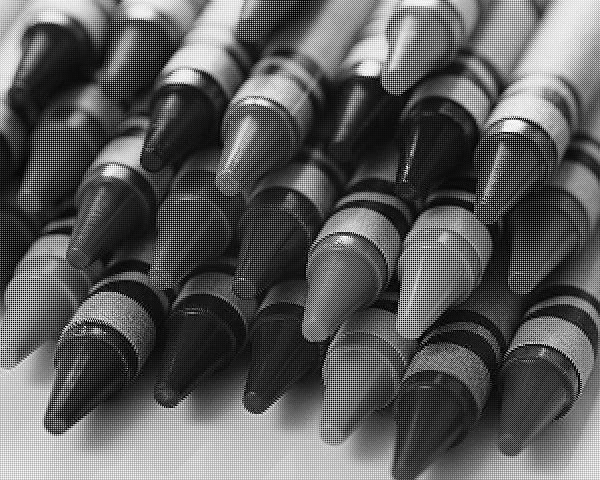
//> input picture L01/images/bayer_GBRG/GBRG.pgm, 600 x 480 px
$ ./simple -input=images/bayer_GBRG/GBRG.pgm   (built with g++ and OpenCV 4)
//> lines starting //> are read from the running program, lines starting //| are printed output that depends on the picture
//OpneCV
#include <opencv2/core/core.hpp>
#include <opencv2/highgui/highgui.hpp>
#include <opencv2/imgproc/imgproc.hpp>

//std:
#include <fstream>
#include <iostream>
#include <string>
#include <unistd.h>

struct ArgumentList {
  std::string image_name = "../images/bayer_GBRG/GBRG.pgm";		    //!< image file name "../images/Lenna.png" "../images/Lindsey.jpg"
  int wait_t=0;                     //!< waiting time
  int x=0;    //x for crop area
  int y=0;  //y for crop area
  int width=100;  //crop area width
  int height=100; //crop area height
  int padding=0;  //dimensione del padding
};

bool ParseInputs(ArgumentList& args, int argc, char **argv);

int main(int argc, char **argv)
{
  int frame_number = 0;
  char frame_name[256];
  bool exit_loop = false;
  int imreadflags = cv::IMREAD_COLOR;

  std::cout<<"Simple program."<<std::endl;

  //////////////////////
  //parse argument list:
  //////////////////////
  ArgumentList args;
  if(!ParseInputs(args, argc, argv)) {
    exit(0);
  }

  while(!exit_loop)
  {
    //generating file name
    //
    //multi frame case
    if(args.image_name.find('%') != std::string::npos)
      sprintf(frame_name,(const char*)(args.image_name.c_str()),frame_number);
    else //single frame case
      sprintf(frame_name,"%s",args.image_name.c_str());

    //opening file
    std::cout<<"Opening "<<frame_name<<std::endl;

    cv::Mat image = cv::imread(frame_name, imreadflags);
//> image is the input picture: 480 rows x 600 cols, CV_8UC3; min 0, max 255, mean 92.4
    if(image.empty())
    {
      std::cout<<"Unable to open "<<frame_name<<std::endl;
      return 1;
    }

    std::cout << "The image has " << image.channels() <<
      " channels, the size is " << image.rows << "x" << image.cols << " pixels " <<
      " the type is " << image.type() <<
      " the pixel size is " << image.elemSize() <<
      " and each channel is " << image.elemSize1() << (image.elemSize1()>1?" bytes":" byte") << std::endl;
//| The image has 3 channels, the size is 480x600 pixels  the type is 16 the pixel size is 3 and each channel is 1 byte

    //////////////////////
    //processing code here
    cv::Mat A(image, cv::Rect(100,100,200,200));
    //single channel access
    cv::Mat B(100, 100, CV_8UC3);
    for (int i=0; i<B.rows*B.cols; i+= B.elemSize()){
      B.data[i] = i;    //B
      B.data[i+B.elemSize1()] = i+1;  //G
      B.data[i+B.elemSize1()+B.elemSize1()] = i+2;  //R
    }
    //row-column-channel (1 byte) access
    cv::Mat M(100, 100, CV_8UC3);
    for(int v=0; v<M.rows; v++){
      for(int u=0; u<M.cols; u++){
        for(int k=0; k<M.channels(); k++){
          M.data[(u+v*M.cols)*M.channels()+k] = u;
        }
          }
    }
    cv::Mat D (3, 2, CV_8UC3, cv::Scalar(0,0,255));
    std::cout<<"D = "<<D<<std::endl;
    std::cout << "row =  " << D.rows << " col = " << D.cols << " ch = " << D.channels() << std::endl;
    cv::Vec3b px = D.at<cv::Vec3b>(0,0);  //prelevo il valore di un pixel
    std::cout << "B = " << static_cast<int>(px.val[0]) <<std::endl;
    std::cout << "G = " << static_cast<int>(px.val[1]) <<std::endl;
    std::cout << "R = " << static_cast<int>(px.val[2]) <<std::endl;
    /*
    cv::Mat C(ima1ge.rows, image.cols, CV_8UC3);
    cv::resize(image, C, cv::Size(), 0.5, 1);
    std::cout<< "Anoter image description: "<< std::endl;
    std::cout << "The image has " << C.channels() <<
      " channels, the size is " << C.rows << "x" << C.cols << " pixels " <<
      " the type is " << C.type() <<
      " the pixel size is " << C.elemSize() <<
      " and each channel is " << C.elemSize1() << (C.elemSize1()>1?" bytes":" byte") << std::endl;
    */
    std::vector<cv::Mat> channels;
    cv::split(D,channels);  //Divido i 3 canali di image
    //Stampo i pixel del ch R
    std::cout << "Channel R" <<std::endl;
    for(int x=0; x<D.rows; x++){
      for(int y=0; y<D.cols; y++){
        std::cout << static_cast<int>(channels[2].at<uchar>(x,y))<<" ";
      }
      std::cout<<std::endl;
    }
    //Stampo i pixel del ch G
    std::cout << "Channel G" <<std::endl;
    for(int x=0; x<D.rows; x++){
      for(int y=0; y<D.cols; y++){
        std::cout << static_cast<int>(channels[1].at<uchar>(x,y))<<" ";
      }
      std::cout<<std::endl;
    }
    //Stampo i pixel del ch B
    std::cout << "Channel B" <<std::endl;
    for(int x=0; x<D.rows; x++){
      for(int y=0; y<D.cols; y++){
        std::cout << static_cast<int>(channels[0].at<uchar>(x,y))<<" ";
      }
      std::cout<<std::endl;
    }
    /*Subsampled image w/2 h/2*/
    int w_n = image.cols/2;
//> w_n = 300
    int h_n = image.rows/2;
//> h_n = 240

    cv::Mat subsIm(h_n, w_n, CV_8UC3);

    for(int x=0; x<subsIm.rows; x++){
      for(int y=0; y<subsIm.cols; y++){
        subsIm.at<cv::Vec3b>(x,y) = image.at<cv::Vec3b>(x*2,y*2); //prendo 1 riga e 1 colonna ogni 2
      }
    }
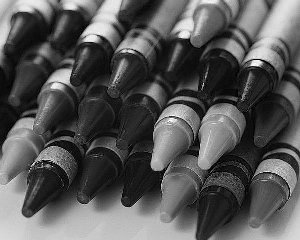
//> subsIm: 240 rows x 300 cols, CV_8UC3; min 0, max 255, mean 86.6
    /*Sumbsampled image h/2*/
    cv::Mat subsHIm(h_n, image.cols, CV_8UC3);

    for(int r=0; r<subsHIm.rows; r++){
      for(int c=0; c<subsHIm.cols; c++){
        for(int k=0; k<subsHIm.channels(); k++){
          subsHIm.data[(r*subsHIm.cols+c)*subsHIm.elemSize()+k*subsHIm.elemSize1()]=image.data[(r*image.cols*2+c)*image.elemSize()+k*image.elemSize1()];
        }

      }
    }
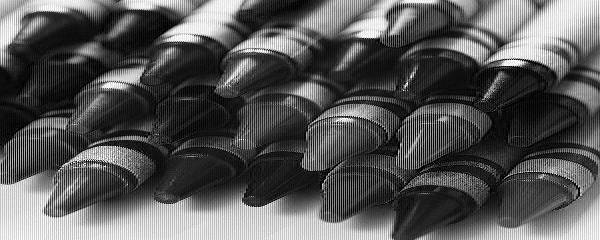
//> subsHIm: 240 rows x 600 cols, CV_8UC3; min 0, max 255, mean 87
    /*Subsampling w/2*/
    cv::Mat subsWIm(image.rows, w_n, CV_8UC3);

    for(int r=0; r<subsWIm.rows; r++){
      for(int c=0; c<subsWIm.cols; c++){
        for(int k=0; k<subsWIm.channels(); k++){
          subsWIm.data[(r*subsWIm.cols+c)*subsWIm.elemSize()+k*subsHIm.elemSize1()]=image.data[(r*image.cols+c*2)*image.elemSize()+k*image.elemSize1()];
        }
      }
    }
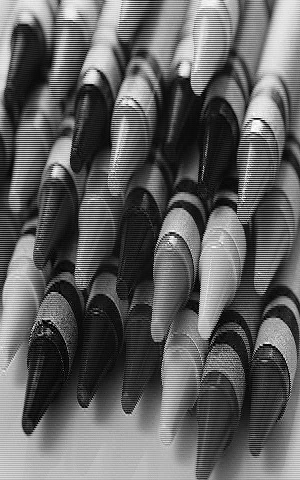
//> subsWIm: 480 rows x 300 cols, CV_8UC3; min 0, max 255, mean 97.9
    /*  Alternative version with .at(x,y) method
    for(int x=0; x<subsWIm.rows; x++){
      for(int y=0; y<subsWIm.cols; y++){
        subsWIm.at<cv::Vec3b>(x,y) = image.at<cv::Vec3b>(x,y*2);
      }
    }*/
    /*Flipped image*/
    cv::Mat flipIm(image.rows, image.cols, image.type());

    for(int x=0; x<flipIm.rows; x++){
      for(int y=0; y<flipIm.cols; y++){
        flipIm.at<cv::Vec3b>(x, flipIm.cols-1-y) = image.at<cv::Vec3b>(x,y);
      }
    }
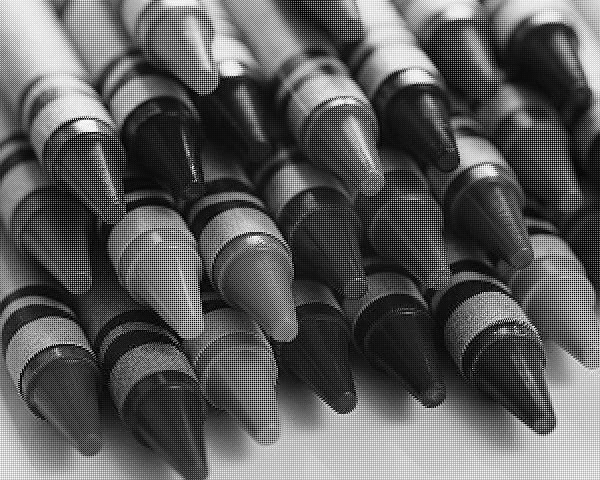
//> flipIm: 480 rows x 600 cols, CV_8UC3; min 0, max 255, mean 92.4
    /*Vertically flipped image*/
    cv::Mat flipVIm(image.rows, image.cols, image.type());

    for(int x=0; x<flipVIm.rows; x++){
      for(int y=0; y<flipVIm.cols; y++){
        flipVIm.at<cv::Vec3b>(flipVIm.rows-1-x, y) = image.at<cv::Vec3b>(x,y);
      }
    }
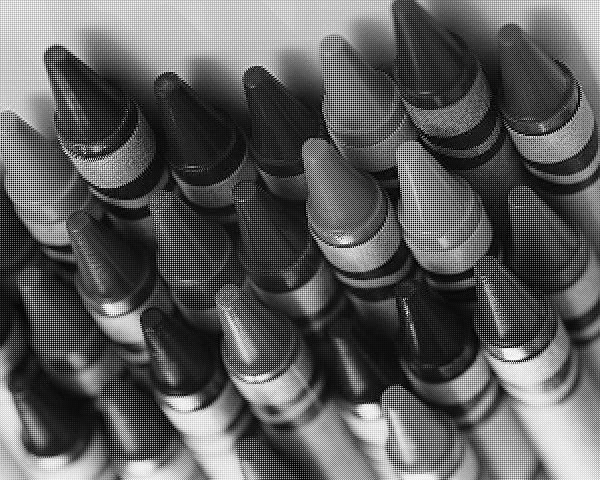
//> flipVIm: 480 rows x 600 cols, CV_8UC3; min 0, max 255, mean 92.4
    /*cropped image from input*/

    if(args.x<0 ||  args.y<0 || args.x+args.width>image.cols || args.y+args.height>image.rows){ //verifica integrità
      std::cerr<<"L'area di ritaglio è fuori dai limiti dell'immagine"<<std::endl;
      return -1;
    }
    //crea area ritaglio
    cv::Rect roi(args.x, args.y, args.width, args.height);
    cv::Mat croppedIm = image(roi);

    std::cout<<"Subsample Image: r = "<<subsIm.rows<<" c = "<<subsIm.cols<<std::endl;
//| Subsample Image: r = 240 c = 300

    /*0 padded image*/
    int new_h = image.rows + 2*args.padding;
//> new_h = 480
    int new_w = image.cols + 2*args.padding;
//> new_w = 600

    cv::Mat paddedIm(new_h, new_w, image.type(), cv::Scalar(0,0,0));

    image.copyTo(paddedIm(cv::Rect(args.padding, args.padding, image.cols, image.rows)));

    /*shuffled image*/

    int partH = image.rows/2;
//> partH = 240
    int partW = image.cols/2;
//> partW = 300

    /*creo le 4 sezioni*/
    cv::Mat part1 = image(cv::Rect(0,0,partW,partH));
    cv::Mat part2 = image(cv::Rect(partW,0,partW,partH));
    cv::Mat part3 = image(cv::Rect(0,partH,partW,partH));
    cv::Mat part4 = image(cv::Rect(partW,partH,partW,partH));

    /*creo la nuova immagine e concateno le 4 parti*/
    cv::Mat shufIm;
    cv::Mat temp;
    cv::hconcat(part3,part1,shufIm);
    cv::hconcat(part2,part4,temp);
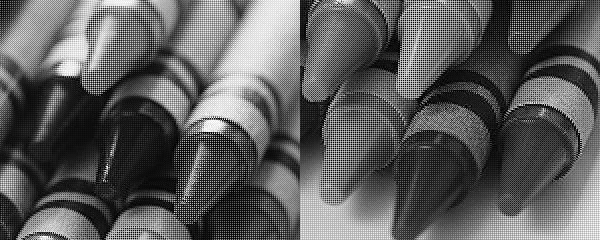
//> temp: 240 rows x 600 cols, CV_8UC3; min 0, max 255, mean 93
    cv::vconcat(shufIm,temp,shufIm);
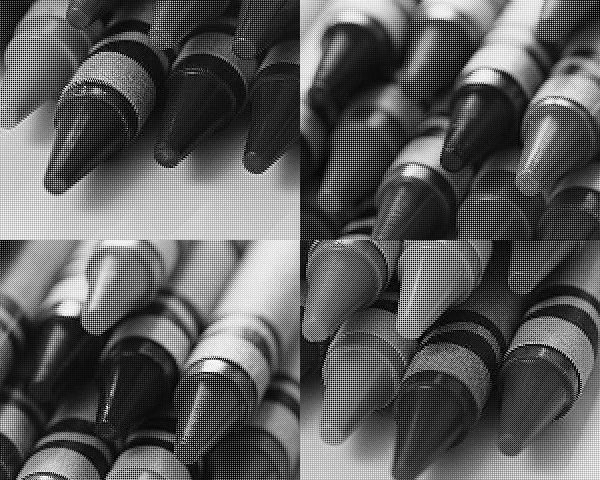
//> shufIm: 480 rows x 600 cols, CV_8UC3; min 0, max 255, mean 92.4

    /*Shuffled channels*/
    std::vector<cv::Mat> ch;
    cv::split(image,ch);  //divide l'immagine nei 3 canali
    cv::Mat shufChIm;
    std::vector<cv::Mat> new_ch;
    new_ch.push_back(ch[2]);  //scambia B con R
    new_ch.push_back(ch[0]);  //scambia G con B
    new_ch.push_back(ch[1]);  //scambia R con G
    cv::merge(new_ch,shufChIm);

    /*Shuffled channels without skip & merge*/
    cv::Mat N(image.rows,image.cols,image.type());

    for(int i=0;i<N.rows;i++){
      for(int j=0;j<N.cols;j++){
        N.data[(i*N.cols+j)*N.elemSize()]=image.data[(i*N.cols+j)*N.elemSize()+2*N.elemSize1()]; //B-->R
        N.data[(i*N.cols+j)*N.elemSize()+1]=image.data[(i*N.cols+j)*N.elemSize()]; //G-->B
        N.data[(i*N.cols+j)*N.elemSize()+2]=image.data[(i*N.cols+j)*N.elemSize()+N.elemSize1()];  //R-->G

      }

    }
    bool bayer = false;
    if(bayer){
      /*Bayer images Demosaicing 1*/
      if(args.image_name.find("BGGR")!=std::string::npos || args.image_name.find("GBRG")!=std::string::npos || args.image_name.find("RGGB")!=std::string::npos){
        cv::Mat gd(image.rows/2, image.cols/2, CV_8UC1);

        for(int r=0; r<gd.rows; r++){
          for(int c=0; c<gd.cols; c++){

            /*coordinate del blocco 2x2*/
            int orig_v = r*2;
            int orig_u = c*2;

            /*leggo i 4 pixels del blocco*/
            int upperleft = image.data[orig_v*image.cols+orig_u];
            int upperright = image.data[orig_v*image.cols+orig_u+1];
            int lowerleft = image.data[(orig_v+1)*image.cols+orig_u];
            int lowerright = image.data[(orig_v+1)*image.cols+orig_u+1];

            /*calcolo il tono di grigio in base al pattern*/
            if(args.image_name.find("BGGR")!=std::string::npos)
              gd.data[(r*gd.cols+c)] = (upperright+lowerleft)/2;
            if(args.image_name.find("GBRG")!=std::string::npos)
              gd.data[(r*gd.cols+c)] = (upperleft+lowerright)/2;
            if(args.image_name.find("RGGB")!=std::string::npos)
              gd.data[(r*gd.cols+c)] = (upperright+lowerleft)/2;


          }
        }
        /*Bayer Demosaicing 2*/

        cv::Mat gd1(image.rows,image.cols,CV_8UC1);

        for(int r=0;r<gd1.rows;r++){
          for(int c=0;c<gd1.cols;c++){
            /*coordinate del blocco 2x2*/
            int orig_v= r*2;
            int orig_u = c*2;

	          //leggo i 4 pixel del pattern
	          int upperleft  = image.data[orig_v*image.cols+orig_u];
	          int upperright = image.data[orig_v*image.cols+orig_u + 1];
	          int lowerleft  = image.data[(orig_v+1)*image.cols+orig_u];
	          int lowerright = image.data[(orig_v+1)*image.cols+orig_u+1];

            /*calcolo del tono di grigio*/
            if(args.image_name.find("BGGR")!=std::string::npos)
              gd1.data[r*image.cols+c] = 0.3*float(lowerright)+0.59*float(upperright+lowerleft)/2 + 0.11*(upperleft);
            if(args.image_name.find("GBRG")!=std::string::npos)
              gd1.data[r*image.cols+c] = 0.3*float(lowerleft)+0.59*float(upperleft+lowerright)/2 + 0.11*(upperright);
            if(args.image_name.find("RGGB")!=std::string::npos)
              gd1.data[r*image.cols+c] = 0.3*float(upperleft)+0.59*float(upperright+lowerleft)/2 + 0.11*(lowerright);
          }
        }
        /*Bayer Demosaicing SIMPLE*/

        cv::Mat s(image.rows,image.cols,CV_8UC3);

        for(int r=0;r<s.rows;r++){
          for(int c=0;c<s.cols;c++){
            /*coordinate del blocco 2x2*/
            int orig_v= r;
            int orig_u = c;

            //leggo i 4 pixel del pattern
	          int upperleft  = image.data[orig_v*image.cols+orig_u];
	          int upperright = image.data[orig_v*image.cols+orig_u + 1];
	          int lowerleft  = image.data[(orig_v+1)*image.cols+orig_u];
	          int lowerright = image.data[(orig_v+1)*image.cols+orig_u+1];

            /*Il pattern cambia di continuo.
            ES. RGGB
            R G R G R G
	          G B G B G B
	          R G R G R G
	          G B G B G B

	          r,c=0,0 -> RGGB
	          r,c=1,0 -> GBRG
	          r,c=0,1 -> GRBG
	          r,c=1,1 -> BGGR

	          ecc. ecc.*/

            bool isRGGB = args.image_name.find("RGGB")!=std::string::npos;
            bool isGBRG = args.image_name.find("GBRG")!=std::string::npos;
            bool isBGGR = args.image_name.find("BGGR")!=std::string::npos;

            //RGGB
            if((isRGGB && r%2==0 && c%2==0) || (isGBRG && r%2==1 && c%2==1) || (isBGGR && r%2==1 && c%2==1)){
              s.data[(r*s.cols+c)*s.elemSize()] = lowerright; //chB
              s.data[(r*s.cols+c)*s.elemSize()+1] = (upperright+lowerleft)/2; //chG
              s.data[(r*s.cols+c)*s.elemSize()+2] = upperleft;  //chR
            }
            //GBRG
            if((isRGGB && r%2==1 && c%2==0) || (isGBRG && r%2==0 && c%2==0) || (isBGGR && r%2==0 && c%2==1)){
              s.data[(r*s.cols+c)*s.elemSize()] = upperright; //chB
              s.data[(r*s.cols+c)*s.elemSize()+1] = (upperleft+lowerright)/2; //chG
              s.data[(r*s.cols+c)*s.elemSize()+2] = lowerleft;  //chR
            }
            //GRBG
            if((isRGGB && r%2==0 && c%2==1) || (isGBRG && r%2==1 && c%2==1) || (isBGGR && r%2==1 && c%2==0)){
              s.data[(r*s.cols+c)*s.elemSize()] = lowerleft; //chB
              s.data[(r*s.cols+c)*s.elemSize()+1] = (upperleft+lowerright)/2; //chG
              s.data[(r*s.cols+c)*s.elemSize()+2] = upperright;  //chR
            }
            //BGGR
            if((isRGGB && r%2==1 && c%2==1) || (isGBRG && r%2==0 && c%2==1) || (isBGGR && r%2==0 && c%2==0)){
              s.data[(r*s.cols+c)*s.elemSize()] = upperleft; //chB
              s.data[(r*s.cols+c)*s.elemSize()+1] = (upperright+lowerleft)/2; //chG
              s.data[(r*s.cols+c)*s.elemSize()+2] = lowerright;  //chR
            }
          }
        }


        cv::namedWindow("Bayer", cv::WINDOW_NORMAL);
        cv::imshow("Bayer", image);
        cv::namedWindow("Bayer1", cv::WINDOW_NORMAL);
        cv::imshow("Bayer1", gd);
        cv::namedWindow("Bayer2", cv::WINDOW_NORMAL);
        cv::imshow("Bayer2", gd1);
        cv::namedWindow("Bayer SIMPLE", cv::WINDOW_NORMAL);
        cv::imshow("Bayer SIMPLE", s);
      }
    }


    /////////////////////

    //display image
    /*not if bayer image*/
    if(!bayer){
      cv::namedWindow("original image", cv::WINDOW_NORMAL);
      cv::imshow("original image", image);
      cv::namedWindow("newer image", cv::WINDOW_NORMAL);
      cv::imshow("newer image", A);

      //cv::namedWindow("created image", cv::WINDOW_NORMAL);
      //cv::imshow("created image", B);
      cv::namedWindow("Subsampled image", cv::WINDOW_NORMAL);
      cv::imshow("Subsampled image", subsIm);
      cv::namedWindow("Flipped image", cv::WINDOW_NORMAL);
      cv::imshow("Flipped image", flipIm);
      cv::namedWindow("SubH image", cv::WINDOW_NORMAL);
      cv::imshow("SubH image", subsHIm);
      cv::namedWindow("SubW image", cv::WINDOW_NORMAL);
      cv::imshow("SubW image", subsWIm);
      cv::imshow("SubH image", subsHIm);
      cv::namedWindow("Vertically Flipped image", cv::WINDOW_NORMAL);
      cv::imshow("Vertically Flipped image", flipVIm);
      cv::namedWindow("Cropped image", cv::WINDOW_NORMAL);
      cv::imshow("Cropped image",croppedIm);
      cv::namedWindow("Padded image", cv::WINDOW_NORMAL);
      cv::imshow("Padded image", paddedIm);
      cv::namedWindow("Shuffled image", cv::WINDOW_NORMAL);
      cv::imshow("Shuffled image", shufIm);
      cv::namedWindow("Shuffled channels", cv::WINDOW_NORMAL);
      cv::imshow("Shuffled channels", shufChIm);
      cv::namedWindow("Shuffled channels 2", cv::WINDOW_NORMAL);
      cv::imshow("Shuffled channels 2", N);
    }

    //wait for key or timeout
    unsigned char key = cv::waitKey(args.wait_t);
//> the 'q' key is pressed
    std::cout<<"key "<<int(key)<<std::endl;

    //here you can implement some looping logic using key value:
    // - pause
    // - stop
    // - step back
    // - step forward
    // - loop on the same frame

    switch(key)
    {
      case 'p':
	std::cout << "Mat = "<< std::endl << image << std::endl;
	break;
      case 'q':
	exit_loop = 1;
	break;
      case 'c':
	std::cout << "SET COLOR imread()" << std::endl;
	imreadflags = cv::IMREAD_COLOR;
	break;
      case 'g':
	std::cout << "SET GREY  imread()" << std::endl;
	imreadflags = cv::IMREAD_GRAYSCALE; // Y = 0.299 R + 0.587 G + 0.114 B
	break;
    }

    frame_number++;
  }

  return 0;
}

#if 0
bool ParseInputs(ArgumentList& args, int argc, char **argv) {
  args.wait_t=0;

  cv::CommandLineParser parser(argc, argv,
      "{input   i|in.png|input image, Use %0xd format for multiple images.}"
      "{wait    t|0     |wait before next frame (ms)}"
      "{help    h|<none>|produce help message}"
      );

  if(parser.has("help"))
  {
    parser.printMessage();
    return false;
  }

  args.image_name = parser.get<std::string>("input");
  args.wait_t     = parser.get<int>("wait");

  return true;
}
#else

#include <unistd.h>
bool ParseInputs(ArgumentList& args, int argc, char **argv) {
  int c;

  while ((c = getopt (argc, argv, "hi:t:x:y:w:a:p:")) != -1)
    switch (c)
    {
      case 't':
        args.wait_t = atoi(optarg);
        break;
      case 'i':
        args.image_name = optarg;
        break;
      case 'x':
        args.x=atoi(optarg);
        break;
      case 'y':
        args.y=atoi(optarg);
        break;
      case 'w':
        args.width=atoi(optarg);
        break;
      case 'a':
        args.height=atoi(optarg);
        break;
      case 'p':
        args.padding=atoi(optarg);
        break;
      case 'h':
      default:
        std::cout<<"usage: " << argv[0] << " -i <image_name>"<<std::endl;
        std::cout<<"exit:  type q"<<std::endl<<std::endl;
        std::cout<<"Allowed options:"<<std::endl<<
          "   -h                       produce help message"<<std::endl<<
          "   -i arg                   image name. Use %0xd format for multiple images."<<std::endl<<
          "   -t arg                   wait before next frame (ms)"<<std::endl<<std::endl;
        return false;
    }
  return true;
}

#endif
